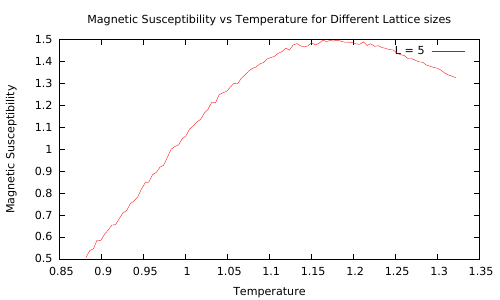

This figure's gnuplot source:
#Gnuplot script file for plotting ising model data from the file "results2D.dat"
#this file is called Data.p
set term pdfcairo
set output "testing.pdf"
set size 1, 1
set autoscale
unset log
unset label
set xtic auto
set ytic auto
set title "Magnetic Susceptibility vs Temperature for Different Lattice sizes"
set ylabel "Magnetic Susceptibility"
set xlabel "Temperature" 
plot "2DSquareModelSWResults5x5.dat" using 1:3 title "L = 5" with lines;  
set output
